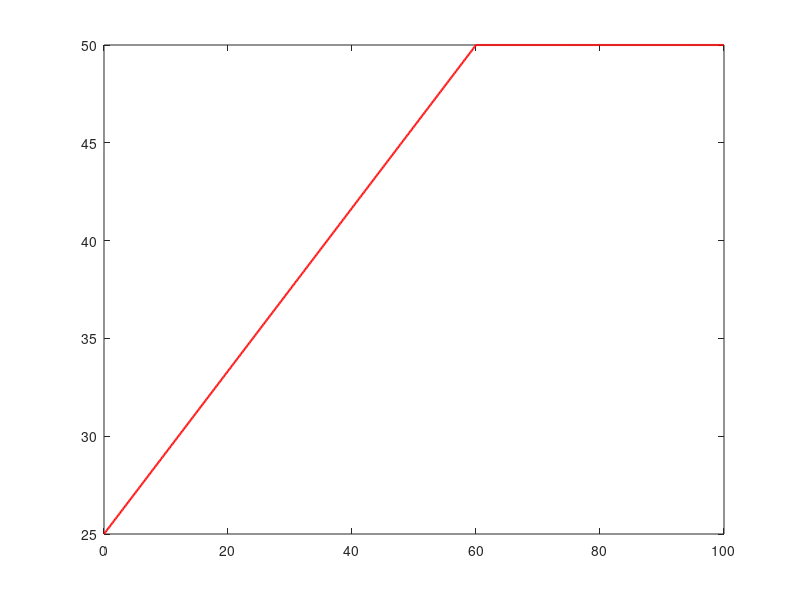

Reproduce this figure in MATLAB. (Note: this script raises an error after producing the figure.)
% Parametrii sistemului
h = 0.1; % Timpul de eșantionare (100 ms)
Kp = 2.3;   % Coeficient proporțional
Ki = 2.2;   % Coeficient integrator
Kd = 0.002;   % Coeficient derivativ
T = 1;      % Constanta de timp pentru bec

% Calculul coeficienților pentru PID discret
c1 = 100 * Kd;
c2 = -Kp - 200 * Kd;
c3 = 100 * Kd + Kp + 0.01 * Ki;

% Funcția de transfer a PID-ului discret
num_PID = [c3, c2, c1];  % Coeficienții numeratori
den_PID = [1, -1, 0];    % Coeficienții numitorului
PID_discret = tf(num_PID, den_PID, h);

% Coeficienții pentru PT1 discret
a1 = h/(h+T);
b = T/(h+T);

% Funcția de transfer a PT1 discret
num_PT1 = [a1, 0];       % Coeficienții numeratori
den_PT1 = [1, -b];       % Coeficienții numitorului
PT1_discret = tf(num_PT1, den_PT1, h);

% Parametrii temperaturii țintă
Temp_initial = 25;       % Temperatura inițială (°C)
Temp_final = 50;        % Temperatura finală dorită (°C)
Timp_incalzire = 60;     % Timpul în care să ajungă la Temp_final (s)
pas_crestere = (Temp_final - Temp_initial) / Timp_incalzire;

% Generarea temperaturii țintă (Temp_target)
time = 0:h:100; % Timp de simulare (100 secunde)
Temp_target = Temp_initial + min(time, Timp_incalzire) * pas_crestere;

% Setpoint (temperatura dorită)
T_set = Temp_final;

% Crearea sistemului în buclă închisă
closed_loop_system = feedback(PID_discret * PT1_discret, 1);

% Inițializarea temperaturii efective
initial_temp = Temp_initial;

% Simularea răspunsului sistemului
[response, t] = lsim(closed_loop_system, Temp_target, time);

% Graficul temperaturilor
figure;
plot(t, Temp_target, 'r-', 'LineWidth', 1.5); % Temperatura țintă (linie continuă)
hold on;
yline(T_set, 'r--', 'LineWidth', 1.5);         % Setpoint-ul (linie punctată)
plot(t, response + initial_temp - response(1), 'b', 'LineWidth', 1.5); % Temperatura efectivă
grid on;
title('Comparație între temperatura țintă și răspunsul sistemului');
xlabel('Timp (s)');
ylabel('Temperatura (\circC)');
legend('Temperatura target', 'Temperatura dorită (T\_set)', 'Răspunsul sistemului');
